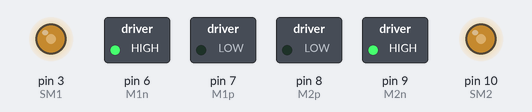
A sketch run on a simulated Arduino Uno, built with avr-gcc and run on an emulated ATmega328P. Shown: switched loads named in the sketch (green lamp = pin HIGH), output pins drawn as LEDs (lit = HIGH).

Above: at 0.05 s.
At 2.0 s:
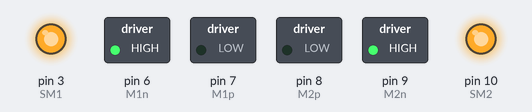
Timing chart, 0 to 3.0 s (numbered marks = the images above):
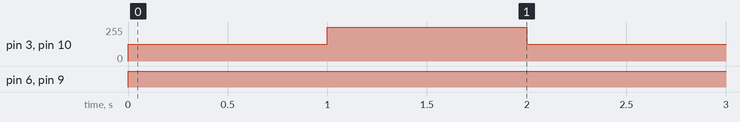

The sketch:

Speed_Motor_test_2.ino
```cpp
// Define motor pins
const int M1p = 7;
const int M1n = 6;
const int M2p = 8;
const int M2n = 9;

// Define speed control pins
const int SM1 = 3;
const int SM2 = 10;

// Define sensor pin
const int sensor1 = 2;

// Function to set motor direction and speed
void setMotor(int pwmPin, int dirPin, int speed) {
  analogWrite(pwmPin, speed);
  digitalWrite(dirPin, HIGH);
}

void setup() {
  pinMode(M1p, OUTPUT);
  pinMode(M1n, OUTPUT);
  pinMode(M2p, OUTPUT);
  pinMode(M2n, OUTPUT);
  pinMode(SM1, OUTPUT);
  pinMode(SM2, OUTPUT);
  pinMode(sensor1, INPUT);
}

void loop() {
  // Move forward at half speed
  setMotor(SM1, M1n, 127);
  setMotor(SM2, M2n, 127);
  delay(1000);

  // Move forward at full speed
  setMotor(SM1, M1n, 255);
  setMotor(SM2, M2n, 255);
  delay(1000);
}
```

Measured:
- by itself, pin 3 (SM1), pin 10 (SM2): alternates 255/255 for 1.0 s and 127/255 for 1.0 s
- by itself, pin 6 (M1n), pin 9 (M2n): LOW → HIGH at 0.00 s
